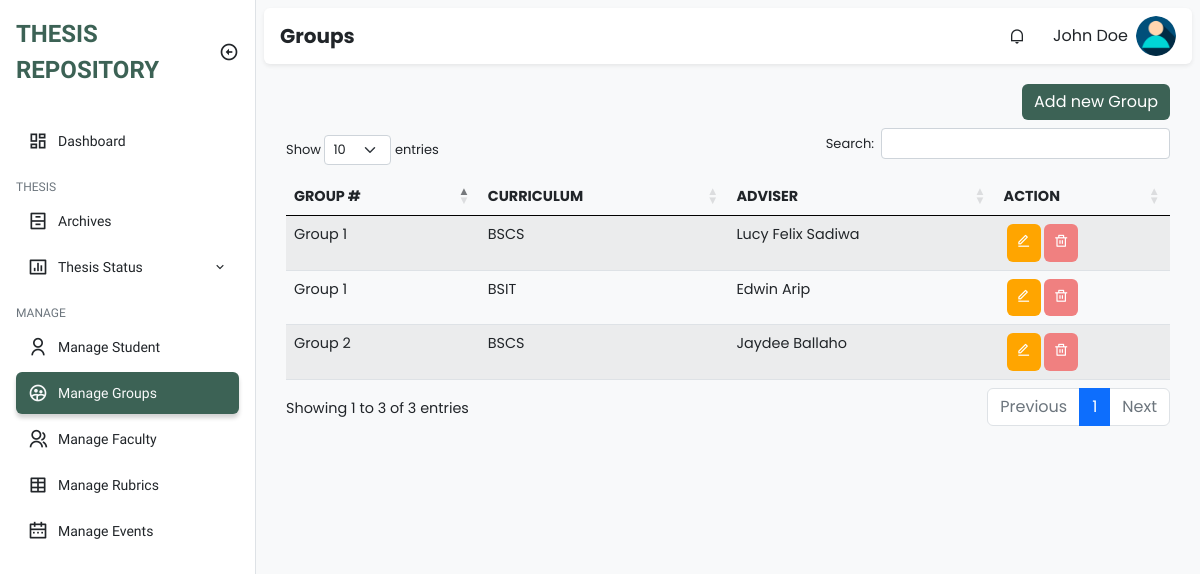
Screenshot of /admin/manage_groups.php (signed in) with the database file from the repository.
### tables this page shows
CREATE TABLE `groups` (
  `id` int(11) NOT NULL,
  `group_number` int(11) NOT NULL,
  `curriculum` varchar(255) NOT NULL,
  `adviser_id` int(11) NOT NULL
);

CREATE TABLE `faculty` (
  `id` int(11) NOT NULL,
  `firstname` varchar(255) NOT NULL,
  `middle_name` varchar(100) NOT NULL,
  `lastname` varchar(255) NOT NULL,
  `email` varchar(100) NOT NULL,
  `username` varchar(255) NOT NULL,
  `password` varchar(100) NOT NULL,
  `department` varchar(100) NOT NULL,
  `type` varchar(100) NOT NULL,
  `created_at` timestamp NOT NULL DEFAULT current_timestamp(),
  `updated_at` timestamp NOT NULL DEFAULT current_timestamp() ON UPDATE current_timestamp()
);

### class/student.class.php (called while the page is built, shortened)
<?php
class Student{
    protected $db;
    function __construct()
    {
        $this->db = new Database();
    }
            ?>
            <?php
    function show_all_groups(){
        $sql = "SELECT * FROM groups";
        $query=$this->db->connect()->prepare($sql);
        if($query->execute()){
            $data = $query->fetchAll();
        }
        return $data;
    }
    function get_adviser($adviser_id){
        $sql = "SELECT * FROM faculty WHERE id=:adviser_id";
        $query=$this->db->connect()->prepare($sql);
        $query->bindParam(':adviser_id', $adviser_id);
        if($query->execute()){
            $data = $query->fetchAll();
        }
        return $data;
    }
}
?>

### class/database.sample.php (called while the page is built)
<?php
class Database{
    private $host = 'localhost';
    private $username = 'root';
    private $password = '';
    private $database = 'tams';
    protected $connection;
    function connect(){
        try
			{
				$this->connection = new PDO("mysql:host=$this->host;dbname=$this->database",
											$this->username, $this->password);
			}
			catch (PDOException $e)
			{
				echo "Connection error " . $e->getMessage();
			}
        return $this->connection;
    }
}
?>

### admin/manage_groups.php (the view, shortened to what this page needs)
<?php
require_once '../class/student.class.php';
?>
<!DOCTYPE html>
<html lang="en">
  <head>
    <link
      href="https://cdn.jsdelivr.net/npm/remixicon@2.5.0/fonts/remixicon.css"
      rel="stylesheet"
    />
    <link rel="stylesheet" href="https://cdn.datatables.net/1.13.1/css/dataTables.bootstrap5.min.css">
    <link rel="stylesheet" href="https://cdn.datatables.net/responsive/2.4.0/css/responsive.bootstrap.min.css">
    <link rel="stylesheet" href="../assets/css/bootstrap.min.css" />
    <link rel="stylesheet" href="../assets/css/style.css" />
  </head>
  <body>
    <div class="sidebar position-fixed top-0 bottom-0 bg-white border-end">
      <div class="d-flex align-items-center p-3">
        <a
          href="#"
          class="sidebar-logo text-uppercase fw-bold text-decoration-none text-indigo fs-4"
          >Thesis Repository</a
        >
        <i
          class="sidebar-toggle ri-arrow-left-circle-line ms-auto fs-5 d-none d-md-block"
        ></i>
      </div>
      <ul class="sidebar-menu p-3 m-0 mb-0">
        <li class="sidebar-menu-item">
          <a href="dashboard.php">
            <i class="ri-dashboard-line sidebar-menu-item-icon"></i>
            Dashboard
          </a>
        </li>
        <li class="sidebar-menu-divider mt-3 mb-1 text-uppercase">Thesis</li>
        <li class="sidebar-menu-item">
          <a href="archives.php">
            <i class="ri-archive-drawer-line sidebar-menu-item-icon"></i>
            Archives
          </a>
        </li>
        <li class="sidebar-menu-item has-dropdown">
          <a href="thesis_status.php">
              <i class="ri-bar-chart-box-line sidebar-menu-item-icon"></i>
              Thesis Status
              <i class="ri-arrow-down-s-line sidebar-menu-item-accordion ms-auto"></i>
          </a>
      </li>
        <li class="sidebar-menu-divider mt-3 mb-1 text-uppercase">Manage</li>
        <li class="sidebar-menu-item">
          <a href="manage_students.php">
            <i class="ri-user-line sidebar-menu-item-icon"></i>
            Manage Student
          </a>
        </li>
        <li class="sidebar-menu-item active">
          <a href="manage_groups.php">
            <i class="ri-group-2-line sidebar-menu-item-icon"></i>
            Manage Groups
          </a>
        </li>
        <li class="sidebar-menu-item">
          <a href="manage_faculty.php">
            <i class="ri-group-line sidebar-menu-item-icon"></i>
            Manage Faculty
          </a>
        </li>
        <li class="sidebar-menu-item">
          <a href="manage_rubrics.php">
            <i class="ri-table-2 sidebar-menu-item-icon"></i>
            Manage Rubrics
          </a>
        </li>
        <li class="sidebar-menu-item">
          <a href="manage_schedules.php">
            <i class="ri-calendar-2-line sidebar-menu-item-icon"></i>
            Manage Events
          </a>
        </li>
      </ul>
    </div>
    <main class="bg-light">
      <div class="p-2">
        <nav class="px-3 py-2 bg-white rounded shadow-sm">
          <h5 class="fw-bold mb-0 me-auto">Groups</h5>
          <div class="dropdown me-3 d-none d-sm-block">
            <div
              class="cursor-pointer dropdown-toggle navbar-link"
              data-bs-toggle="dropdown"
              aria-expanded="false"
            >
              <i class="ri-notification-line"></i>
            </div>
          </div>
          <div class="dropdown">
            <div
              class="d-flex align-items-center cursor-pointer dropdown-toggle"
              data-bs-toggle="dropdown"
              aria-expanded="false"
            >
              <span class="me-2 d-none d-sm-block"><?php echo $_SESSION['fullname'] ?></span>
              <img
                class="navbar-profile-image"
                src="../img/u-icon.png" alt="Image"
              />
            </div>
          </div>
        </nav>
        <div class="py-4">
          <div class="container padding-bottom">
                  <div class="head-cont d-flex justify-content-end pb-2">
                      <a class="btn btn-primary add-button" href="add_group.php">Add new Group</a>
                  </div>
                    <table id="example" class="table table-striped" style="width:100%">
                        <thead>
                        <tr>
                            <th>Group #</th>
                            <th>Curriculum</th>
                            <th>Adviser</th>
                            <th class="action">Action</th>
                        </tr>
                        </thead>
                        <tbody>
                                <?php
                                    require_once '../class/student.class.php';
                                    $student = new Student();
                                    foreach ($student->show_all_groups() as $value){
                                ?>
                                    <tr>
                                        <td><?php echo "Group " . $value['group_number'] ?></td>
                                        <td><?php echo $value['curriculum'] ?></td>
                                        <?php
                                        foreach ($student->get_adviser($value['adviser_id']) as $adviser){
                                        ?>
                                          <td><?php echo $adviser['firstname'] . " " . $adviser["lastname"] ?></td>
                                        <?php
                                        }
                                        ?>
                                        <td>
                                          <div class="actions">
                                            <a class="action-edit" href="edit_group.php?id=<?php echo $value['id'] ?>"><i class="ri-edit-line"></i></a>
                                            <a class="action-delete" href="delete_group.php?id=<?php echo $value['id'] ?>" onclick="return confirm('Are you sure to delete?')"><i class="ri-delete-bin-line"></i></a>
                                          </div>
                                        </td>
                                    </tr>
                                <?php
                                }
                                ?>
                        </tbody>
                    </table>
          </div>
        </div>
    </div>
    </main>
  </body>
</html>

### rows the page displays
groups: group_number "1", curriculum "BSCS"
faculty: firstname "Lucy Felix", lastname "Sadiwa"
groups: group_number "2", curriculum "BSCS"
faculty: firstname "Jaydee", lastname "Ballaho"
groups: group_number "1", curriculum "BSIT"
faculty: firstname "Edwin", lastname "Arip"

### other values shown
$_SESSION['fullname'] "John Doe"
